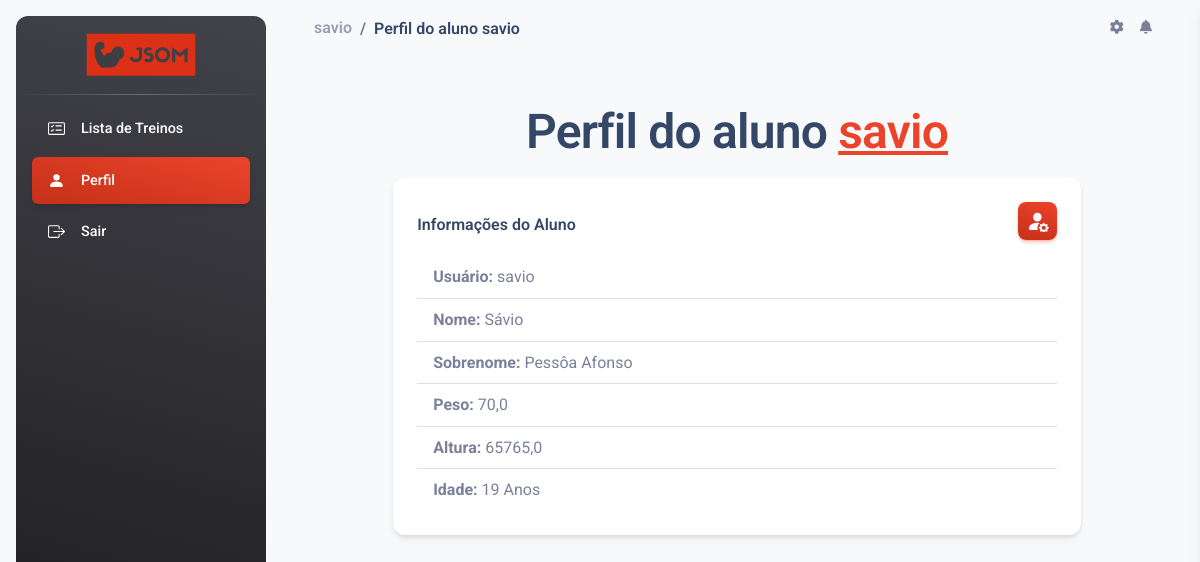
The app's page /aluno/perfil/6/ (signed in) with its own data.
### jsom_sga/models.py (models this page shows, shortened)
class UserProfile(models.Model):
    user = models.OneToOneField(User, on_delete=models.CASCADE)
    peso = models.FloatField(null=True, blank=True)
    altura = models.FloatField(null=True, blank=True)
    data_nascimento = models.DateField(null=True, blank=True)

### jsom_sga/views/aluno_views.py (the view)
# urls.py: path('aluno/perfil/<int:user_id>/', views.perfil_aluno, name='perfil_aluno'),
@login_required(login_url='JSOM_SGA:index')
def perfil_aluno(request, user_id):
    aluno = get_object_or_404(UserProfile, user__id=user_id)
    site_title = f"Perfil do aluno {aluno.user.username}"
    perfil_aluno= "active bg-gradient-primary_jsom"
    if aluno.data_nascimento:
        hoje = timezone.now().date()
        idade = hoje.year - aluno.data_nascimento.year - ((hoje.month, hoje.day) < (aluno.data_nascimento.month, aluno.data_nascimento.day))
    else:
        idade = None
    context = {
        'aluno': aluno,
        'idade': idade,
        'site_title': site_title,
        'perfil_aluno': perfil_aluno,
    }
    return render(request, 'USER/perfil_aluno.html', context)

### jsom_sga/templates/USER/perfil_aluno.html (shortened to what this page needs)
{% extends "global/base.html" %}
{% block corpo %}
<div class="container mb-5">
  <div class="row">
    <div class="col-md-10 mx-auto">
      <h1 class="fs-1 text-center fw-bold ">
          Perfil do aluno <span class="text-primary_jsom text-decoration-underline">{{ aluno.user.username }}</span>
      </h1>
      <div class="card card-frame mt-3">
        <div class="card-body">
          <div class="d-flex justify-content-between align-items-center flex-wrap">
            <h6 class="fw-bold">Informações do Aluno</h6>
            <a
              aria-current="page"
              {% if user.is_staff %}
                href="{% url "JSOM_SGA:admin_aluno_update" aluno.user.id %}"
              {% else %}
                href="{% url "JSOM_SGA:aluno_update" %}"
              {% endif %}
            >
              <button class="btn bg-gradient-primary_jsom fw-semibold icon-link icon-link-hover p-2" style="--bs-icon-link-transform: translate3d(0, -.125rem, 0);" data-bs-toggle="tooltip" data-bs-placement="top" title="Editar perfil">
              </button>
            </a>
          </div>
              <ul class="list-group list-group-flush">
                  <li class="list-group-item"><strong>Usuário:</strong> {{ aluno.user.username }}</li>
                  <li class="list-group-item"><strong>Nome:</strong> {{ aluno.user.first_name }}</li>
                  <li class="list-group-item"><strong>Sobrenome:</strong> {{ aluno.user.last_name }}</li>
                  <li class="list-group-item"><strong>Peso:</strong> {{ aluno.peso }}</li>
                  <li class="list-group-item"><strong>Altura:</strong> {{ aluno.altura }}</li>
                  <li class="list-group-item"><strong>Idade:</strong> {{ idade }} Anos</li>
              </ul>
        </div>
      </div>
    </div>
  </div>
</div>
{% endblock corpo %}

### base_templates/global/partials/navbar.html (shortened to what this page needs)
{% load static %}
    <nav class="navbar navbar-main navbar-expand-lg px-0 mx-4 shadow-none border-radius-xl" id="navbarBlur"
      data-scroll="true">
      <div class="container-fluid py-1 px-3">
        <nav aria-label="breadcrumb">
          {% if user.is_authenticated %}
          <ol class="breadcrumb bg-transparent mb-0 pb-0 pt-1 px-0 me-sm-6 me-5 fw-semibold ">
            <li class="breadcrumb-item text-sm">
                {% if user.is_staff %}
                  <a class="opacity-5 text-dark fs-6" href="{% url "JSOM_SGA:admin_update" %}">
                    Admin
                  </a>
                {% else %}
                  <a class="opacity-5 text-dark fs-6" href="{% url "JSOM_SGA:perfil_aluno" user_id=request.user.id %}">
                    {{user.username}}
                  </a>
                {% endif %}
            </li>
            <li class="breadcrumb-item text-dark active fs-6" >
              {{site_title}}
            </li>
          </ol>
          {% endif %}
        </nav>
        <div class="collapse navbar-collapse mt-sm-0 mt-2 me-md-0 me-sm-4" id="navbar">
          <ul class="navbar-nav  justify-content-end">
            <li class="nav-item px-3 d-flex align-items-center">
              <a href="javascript:;" class="nav-link text-body p-0">
                <i class="fa fa-cog fixed-plugin-button-nav cursor-pointer"></i>
              </a>
            </li>
            <li class="nav-item dropdown pe-2 d-flex align-items-center">
              <a href="javascript:;" class="nav-link text-body p-0" id="dropdownMenuButton" data-bs-toggle="dropdown"
                aria-expanded="false">
                <i class="fa fa-bell cursor-pointer"></i>
              </a>
            </li>
          </ul>
        </div>
      </div>
    </nav>

### base_static/global/css/style.css (style rules this page uses)
.icon-link>.bi { width: 1.9em !important; height: 1.9em !important; }
.bg-gradient-primary_jsom { background-image: linear-gradient(195deg, #ec442a 0%, #c53019 100%); }
.text-primary_jsom { color: #ec442a !important; }
.btn-primary_jsom, .btn.bg-gradient-primary_jsom { color: #fff; }
.btn-primary_jsom, .btn.bg-gradient-primary_jsom { box-shadow: 0 3px 3px 0 rgba(233, 61, 30, 0.15), 0 3px 1px -2px rgba(233, 88, 30, 0.2), 0 1px 5px 0 rgba(233, 88, 30, 0.15); }

### records on screen
UserProfile: user.username "savio", user.first_name "Sávio", user.last_name "Pessôa Afonso", peso "70,0", altura "65765,0"

### other values on screen
{{ user.username }} "savio"
{{ site_title }} "Perfil do aluno savio"
